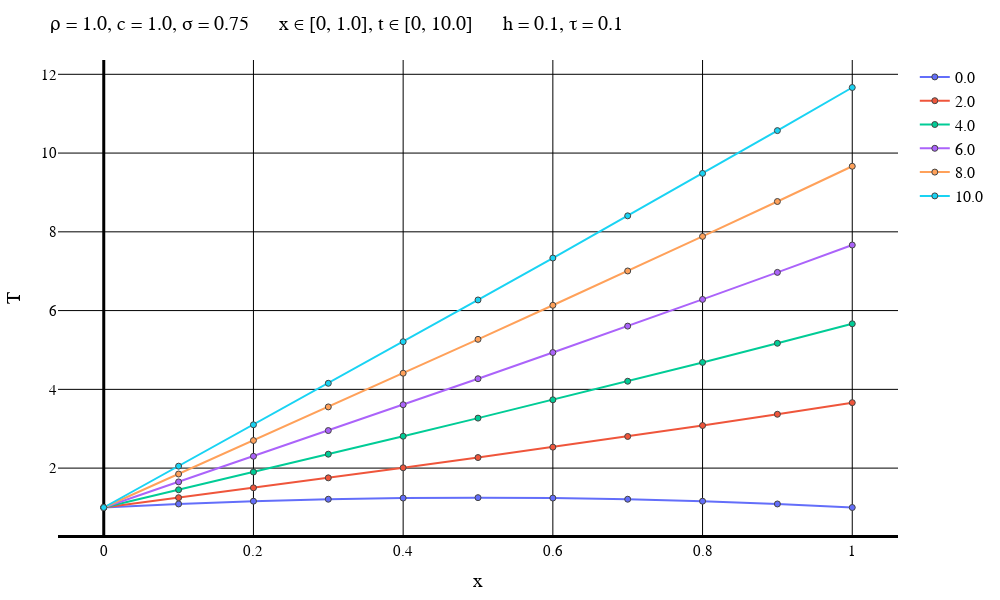

The code cell stored with this chart in its notebook:
### Markdown cell above
Другой вес

### Code cell
typeOfScheme = "Another"

solutionFile = "D:\\Calc_Methods_2\\Lab2\\MixedCondsLeftT\\$typeOfScheme\\solution$numOfEq.txt"
dataFile = "D:\\Calc_Methods_2\\Lab2\\MixedCondsLeftT\\$typeOfScheme\\data$numOfEq.txt"
intervalFile = "D:\\Calc_Methods_2\\Lab2\\MixedCondsLeftT\\$typeOfScheme\\interval$numOfEq.txt"

solutionMatrix = readdlm(solutionFile)
dataVec = readdlm(dataFile)
intervalVec = readdlm(intervalFile);

L = dataVec[3]
timeEnd = dataVec[4]
numOfXIntervals = Int(intervalVec[1])
numOfTIntervals = Int(intervalVec[2])
h = L / numOfXIntervals
τ = timeEnd / numOfTIntervals
if default == true
    plotStep = trunc(Int, timeEnd / (defaultStepParam * τ))
    numOfPlots = numOfTIntervals + 1    
else
    plotStep = firstSteps
    numOfPlots = firstPlots
end
println("Шаг графика: $plotStep")
println("Время последнего графика: $((numOfPlots - 1)*τ)")
makePlot(numOfPlots, plotStep, solutionMatrix, dataVec, intervalVec)

### Figure 1 — Plotly figure (JSON) as saved in the notebook; plotly's stock layout.template omitted (floating-point values rounded to 4 significant figures)
{"data": [{"line": {"width": 2}, "marker": {"line": {"width": 1}, "showline": true}, "mode": "lines+markers", "name": "0.0", "type": "scatter", "x": [0, 0.1, 0.2, 0.3, 0.4, 0.5, 0.6, 0.7, 0.8, 0.9, 1], "y": [1, 1.09, 1.16, 1.21, 1.24, 1.25, 1.24, 1.21, 1.16, 1.09, 1]}, {"line": {"width": 2}, "marker": {"line": {"width": 1}, "showline": true}, "mode": "lines+markers", "name": "2.0", "type": "scatter", "x": [0, 0.1, 0.2, 0.3, 0.4, 0.5, 0.6, 0.7, 0.8, 0.9, 1], "y": [1, 1.25, 1.5, 1.753, 2.009, 2.268, 2.533, 2.804, 3.082, 3.368, 3.663]}, {"line": {"width": 2}, "marker": {"line": {"width": 1}, "showline": true}, "mode": "lines+markers", "name": "4.0", "type": "scatter", "x": [0, 0.1, 0.2, 0.3, 0.4, 0.5, 0.6, 0.7, 0.8, 0.9, 1], "y": [1, 1.45, 1.901, 2.354, 2.81, 3.27, 3.735, 4.206, 4.684, 5.17, 5.665]}, {"line": {"width": 2}, "marker": {"line": {"width": 1}, "showline": true}, "mode": "lines+markers", "name": "6.0", "type": "scatter", "x": [0, 0.1, 0.2, 0.3, 0.4, 0.5, 0.6, 0.7, 0.8, 0.9, 1], "y": [1, 1.65, 2.301, 2.954, 3.61, 4.27, 4.935, 5.606, 6.284, 6.97, 7.665]}, {"line": {"width": 2}, "marker": {"line": {"width": 1}, "showline": true}, "mode": "lines+markers", "name": "8.0", "type": "scatter", "x": [0, 0.1, 0.2, 0.3, 0.4, 0.5, 0.6, 0.7, 0.8, 0.9, 1], "y": [1, 1.85, 2.701, 3.554, 4.41, 5.27, 6.135, 7.006, 7.884, 8.77, 9.665]}, {"line": {"width": 2}, "marker": {"line": {"width": 1}, "showline": true}, "mode": "lines+markers", "name": "10.0", "type": "scatter", "x": [0, 0.1, 0.2, 0.3, 0.4, 0.5, 0.6, 0.7, 0.8, 0.9, 1], "y": [1, 2.05, 3.101, 4.154, 5.21, 6.27, 7.335, 8.406, 9.484, 10.57, 11.66]}], "layout": {"coloraxis": {"outlinecolor": "black"}, "font": {"color": "black", "family": "Time New Roman"}, "height": 600, "legend": {"font": {"size": 16}}, "margin": {"b": 50, "l": 50, "r": 50, "t": 60}, "paper_bgcolor": "white", "plot_bgcolor": "white", "title": {"autosize": false, "font": {"color": "black", "family": "Times New Roman", "size": 20}, "paper_bgcolor": "red", "text": "ρ = 1.0, c = 1.0, σ = 0.75      x ∈ [0, 1.0], t ∈ [0, 10.0]      h = 0.1, τ = 0.1"}, "width": 1000, "xaxis": {"color": "black", "gridcolor": "black", "gridwidth": 1, "linecolor": "black", "linewidth": 3, "tickfont": {"size": 15}, "title": {"font": {"color": "black", "family": "Times New Roman", "size": 20}, "text": "x"}, "zerolinecolor": "black", "zerolinewidth": 3}, "yaxis": {"exponentformat": "power", "gridcolor": "black", "gridwidth": 1, "tickfont": {"size": 15}, "title": {"font": {"color": "black", "family": "Times New Roman", "size": 20}, "text": "T"}, "zerolinecolor": "black"}}}
